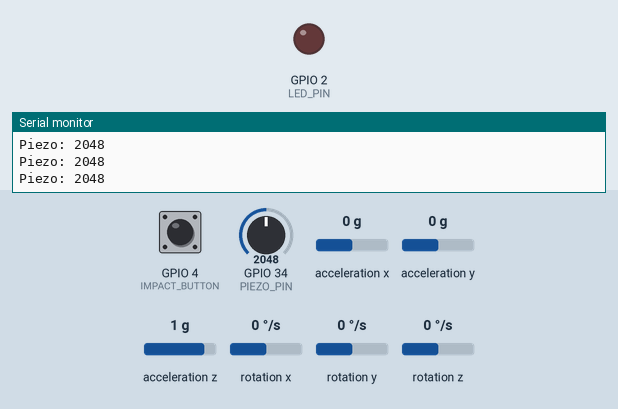
A sketch run on a simulated ESP32. Parts: output pins drawn as LEDs (lit = HIGH), the last lines printed to the serial monitor. Wiring (from diagram.json): MPU-6050 motion sensor at I2C address 0x68. Dashed ring = blinking. The inputs (shaded band) are chosen by the test bench; at power-on: GPIO 34 (PIEZO_PIN) = 2048, GPIO 4 (IMPACT_BUTTON) LOW, acceleration x 0 g, acceleration y 0 g, acceleration z 1 g, rotation x 0 °/s, rotation y 0 °/s, rotation z 0 °/s. WiFi joins after 1.5 s; servers stay silent unless stated.

Above: at 2.8 s.
2.9 s: GPIO 34 (PIEZO_PIN) set to 2466
4.4 s: GPIO 34 (PIEZO_PIN) set to 2557
At 4.58 s:
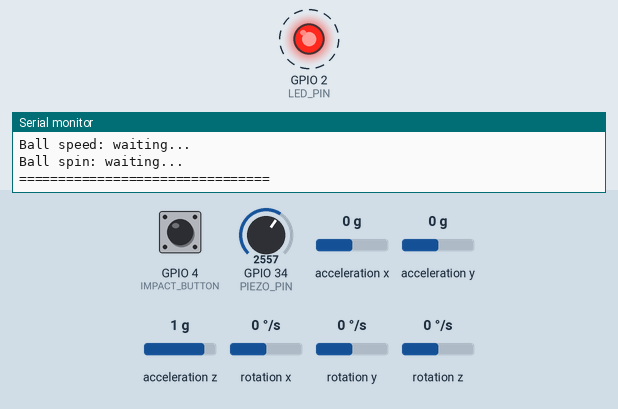
7.4 s: GPIO 4 (IMPACT_BUTTON) pulled HIGH for 3.2 s
12.1 s: GPIO 34 (PIEZO_PIN) set to 2460
At 13.4 s:
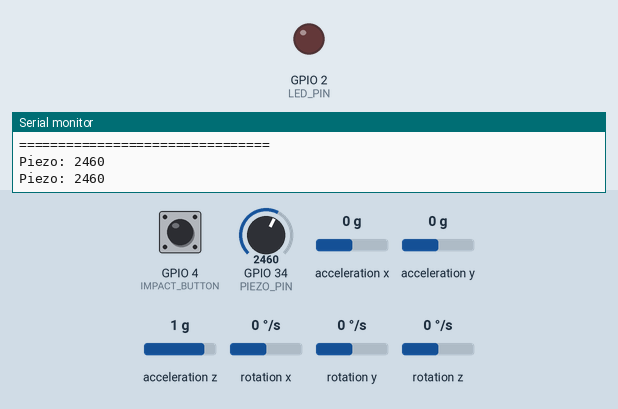
13.8 s: GPIO 4 (IMPACT_BUTTON) pulled HIGH for 0.15 s
At 13.98 s:
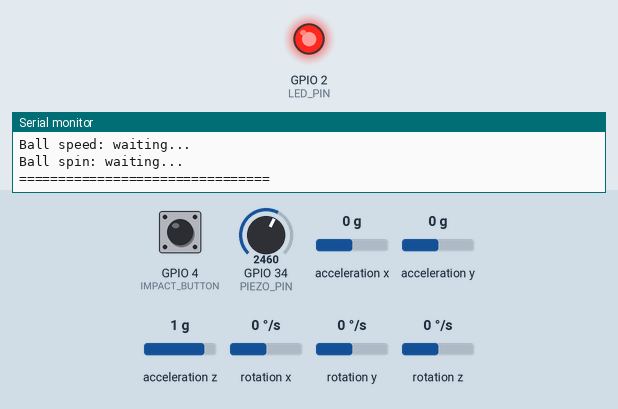
Timing chart, 0 to 16.4 s (numbered marks = the images above; inputs shaded):
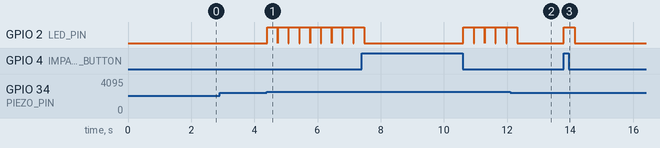

The sketch:

sketch.ino
```cpp
#include <Arduino.h>
#include <Wire.h>
#include <WiFi.h>
#include <math.h>

//Hardware

const uint8_t MPU_ADDR = 0x68;

const int SDA_PIN = 21;
const int SCL_PIN = 22;
// Analog input
const int PIEZO_PIN = 34;
// Botão para testes
const int IMPACT_BUTTON = 4;
const int LED_PIN = 2;
// Registradores MPU-6050
const uint8_t PWR_MGMT_1   = 0x6B;
const uint8_t GYRO_CONFIG  = 0x1B;
const uint8_t ACCEL_CONFIG = 0x1C;
const uint8_t ACCEL_XOUT_H = 0x3B;
// Configuração MPU
// ±16 g
const float ACCEL_SCALE = 2048.0;

// ±2000 degraus/segundo
const float GYRO_SCALE = 16.4;

// Configuração PIEZO

const int IMPACT_THRESHOLD = 2500;

// Evita multiplas detecções
const unsigned long IMPACT_COOLDOWN = 300;

unsigned long lastImpactTime = 0;

//Wifi

const char* WIFI_SSID = "Wokwi-GUEST";
const char* WIFI_PASSWORD = "";

//Dados do sensor

struct MotionData {

    float ax;
    float ay;
    float az;

    float gx;
    float gy;
    float gz;

    float accelerationMagnitude;
    float rotationMagnitude;
};

MotionData motion;

// MPU-6050 WRITE

bool writeRegister(uint8_t reg, uint8_t value) {

    Wire.beginTransmission(MPU_ADDR);

    Wire.write(reg);
    Wire.write(value);

    return Wire.endTransmission() == 0;
}

// MPU-6050 READ

bool readMotionData() {

    Wire.beginTransmission(MPU_ADDR);
    Wire.write(ACCEL_XOUT_H);

    if (Wire.endTransmission(false) != 0) {
        return false;
    }

    uint8_t received = Wire.requestFrom(
        MPU_ADDR,
        (uint8_t)14,
        (uint8_t)true
    );

    if (received != 14) {
        return false;
    }

    int16_t rawAx =
        (Wire.read() << 8) | Wire.read();

    int16_t rawAy =
        (Wire.read() << 8) | Wire.read();

    int16_t rawAz =
        (Wire.read() << 8) | Wire.read();

    // Temperature
    Wire.read();
    Wire.read();

    int16_t rawGx =
        (Wire.read() << 8) | Wire.read();

    int16_t rawGy =
        (Wire.read() << 8) | Wire.read();

    int16_t rawGz =
        (Wire.read() << 8) | Wire.read();

    // Convert raw values

    motion.ax = rawAx / ACCEL_SCALE;
    motion.ay = rawAy / ACCEL_SCALE;
    motion.az = rawAz / ACCEL_SCALE;

    motion.gx = rawGx / GYRO_SCALE;
    motion.gy = rawGy / GYRO_SCALE;
    motion.gz = rawGz / GYRO_SCALE;

    // Calculate acceleration magnitude

    motion.accelerationMagnitude =
        sqrt(
            motion.ax * motion.ax +
            motion.ay * motion.ay +
            motion.az * motion.az
        );

    // Calculate rotation magnitude

    motion.rotationMagnitude =
        sqrt(
            motion.gx * motion.gx +
            motion.gy * motion.gy +
            motion.gz * motion.gz
        );

    return true;
}

// WIFI

void connectWiFi() {

    Serial.println();
    Serial.println("Connecting to Wi-Fi...");

    WiFi.begin(WIFI_SSID, WIFI_PASSWORD);

    int attempts = 0;

    while (
        WiFi.status() != WL_CONNECTED &&
        attempts < 50
    ) {

        delay(200);

        Serial.print(".");

        attempts++;
    }

    Serial.println();

    if (WiFi.status() == WL_CONNECTED) {

        Serial.println("Wi-Fi connected!");

        Serial.print("IP address: ");
        Serial.println(WiFi.localIP());

    } else {

        Serial.println("Wi-Fi connection failed.");
    }
}
// READ PIEZO

int readPiezo() {

    return analogRead(PIEZO_PIN);
}

// CHECK IMPACT

bool impactDetected() {

    int piezoValue = readPiezo();

    bool piezoImpact =
        piezoValue >= IMPACT_THRESHOLD;

    bool buttonImpact =
        digitalRead(IMPACT_BUTTON) == HIGH;

    bool cooldownFinished =
        millis() - lastImpactTime >
        IMPACT_COOLDOWN;

    if (
        (piezoImpact || buttonImpact) &&
        cooldownFinished
    ) {

        lastImpactTime = millis();

        return true;
    }

    return false;
}

// STROKE CLASSIFICATION

String classifyStroke() {

    /*
        FIRST PROTOTYPE ONLY

        Y acceleration:
        Positive → upward movement
        Negative → downward movement

        Z gyroscope:
        Rotation around the racket axis.

        These thresholds will need to be
        calibrated with real tennis data.
    */

    float upwardMotion = motion.ay;

    float spinMotion =
        fabs(motion.gz);

    // TOPSPIN

    if (
        upwardMotion > 0.40 &&
        spinMotion > 250
    ) {

        return "TOPSPIN";
    }

    // SLICE

    if (
        upwardMotion < -0.40 &&
        spinMotion > 250
    ) {

        return "SLICE";
    }

    // FLAT

    if (
        spinMotion < 250
    ) {

        return "FLAT";
    }

    return "UNKNOWN";
}

// PROCESS SHOT

void processImpact() {

    // Read the sensor at impact

    if (!readMotionData()) {

        Serial.println(
            "ERROR: Could not read MPU-6050."
        );

        return;
    }

    int piezoValue =
        readPiezo();

    String stroke =
        classifyStroke();

    // LED ON

    digitalWrite(
        LED_PIN,
        HIGH
    );

    Serial.println();
    Serial.println(
        "================================"
    );

    Serial.println(
        "       TENNIS SHOT"
    );

    Serial.println(
        "================================"
    );

    // --------------------------------
    // IMPACT
    // --------------------------------

    Serial.print(
        "Impact detected by: "
    );

    if (
        piezoValue >=
        IMPACT_THRESHOLD
    ) {

        Serial.println(
            "PIEZO"
        );

    } else {

        Serial.println(
            "BUTTON"
        );
    }

    Serial.print(
        "Piezo value: "
    );

    Serial.println(
        piezoValue
    );

    // CLASSIFICATION

    Serial.print(
        "Detected stroke: "
    );

    Serial.println(
        stroke
    );

    Serial.println();

    // ACCELEROMETER

    Serial.print(
        "Acceleration X: "
    );

    Serial.print(
        motion.ax,
        3
    );

    Serial.println(
        " g"
    );

    Serial.print(
        "Acceleration Y: "
    );

    Serial.print(
        motion.ay,
        3
    );

    Serial.println(
        " g"
    );

    Serial.print(
        "Acceleration Z: "
    );

    Serial.print(
        motion.az,
        3
    );

    Serial.println(
        " g"
    );

    Serial.print(
        "Acceleration magnitude: "
    );

    Serial.print(
        motion.accelerationMagnitude,
        3
    );

    Serial.println(
        " g"
    );

    // GYROSCOPE

    Serial.print(
        "Gyro X: "
    );

    Serial.print(
        motion.gx,
        1
    );

    Serial.println(
        " deg/s"
    );

    Serial.print(
        "Gyro Y: "
    );

    Serial.print(
        motion.gy,
        1
    );

    Serial.println(
        " deg/s"
    );

    Serial.print(
        "Gyro Z: "
    );

    Serial.print(
        motion.gz,
        1
    );

    Serial.println(
        " deg/s"
    );

    Serial.print(
        "Rotation magnitude: "
    );

    Serial.print(
        motion.rotationMagnitude,
        1
    );

    Serial.println(
        " deg/s"
    );

    // CAMERA

    Serial.println();

    Serial.println(
        "Camera data:"
    );

    Serial.println(
        "Ball speed: waiting..."
    );

    Serial.println(
        "Ball spin: waiting..."
    );

    Serial.println(
        "================================"
    );

    Serial.println();

    // Keep LED on briefly

    delay(300);

    digitalWrite(
        LED_PIN,
        LOW
    );
}

// SETUP

void setup() {

    Serial.begin(115200);

    // GPIO

    pinMode(
        IMPACT_BUTTON,
        INPUT_PULLDOWN
    );

    pinMode(
        LED_PIN,
        OUTPUT
    );

    digitalWrite(
        LED_PIN,
        LOW
    );

    // ADC

    pinMode(
        PIEZO_PIN,
        INPUT
    );

    // I2C

    Wire.begin(
        SDA_PIN,
        SCL_PIN
    );

    Serial.println();

    Serial.println(
        "================================"
    );

    Serial.println(
        "       SMART TENNIS RACKET"
    );

    Serial.println(
        "================================"
    );

    // MPU POWER

    if (
        !writeRegister(
            PWR_MGMT_1,
            0x00
        )
    ) {

        Serial.println(
            "ERROR: MPU-6050 not found!"
        );

        return;
    }

    // GYRO ±2000 deg/s

    writeRegister(
        GYRO_CONFIG,
        0x18
    );

    // ACCEL ±16g

    writeRegister(
        ACCEL_CONFIG,
        0x18
    );

    Serial.println(
        "MPU-6050 initialized."
    );

    Serial.println(
        "Accelerometer: ±16g"
    );

    Serial.println(
        "Gyroscope: ±2000 deg/s"
    );

    Serial.println();

    // WIFI

    connectWiFi();

    Serial.println();

    Serial.println(
        "System ready."
    );

    Serial.println(
        "Turn the piezo simulation"
    );

    Serial.println(
        "above the threshold to"
    );

    Serial.println(
        "simulate a racket impact."
    );

    Serial.println();

    Serial.print(
        "Impact threshold: "
    );

    Serial.println(
        IMPACT_THRESHOLD
    );
}

// LOOP

void loop() {

    // Keep MPU data updated

    readMotionData();

    // Print piezo value occasionally

    static unsigned long lastPrint = 0;

    if (
        millis() - lastPrint >= 500
    ) {

        lastPrint = millis();

        Serial.print(
            "Piezo: "
        );

        Serial.println(
            readPiezo()
        );
    }

    // Detect impact

    if (
        impactDetected()
    ) {

        processImpact();

        // Wait for the button to be released
        // if the button caused the event.

        while (
            digitalRead(IMPACT_BUTTON) == HIGH
        ) {

            delay(10);
        }
    }

    delay(5);
}
```

Measured:
- the behaviour switches between 2499 and 2500 on GPIO 34 (PIEZO_PIN) (found by bisection; images 0 and 1)
- after the input at 4.4 s, GPIO 2 (LED_PIN): alternates HIGH for 0.33 s and LOW for 0.01 s, starting at once
- after the input at 12.1 s, GPIO 2 (LED_PIN): goes on until 12.3 s, then stays LOW
- after the input at 13.8 s, GPIO 2 (LED_PIN): LOW → HIGH at once, → LOW 0.33 s later
